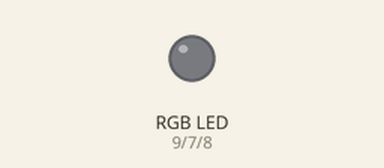
Recording of a sketch running on a simulated Arduino Uno, built with avr-gcc and run on an emulated ATmega328P. Parts: an RGB LED mixed from three pins (HIGH = lit).

Above: at 0.5 s.
At 2.5 s:
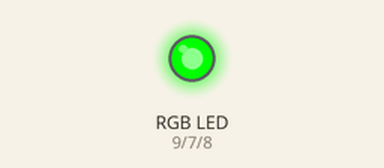
At 3.5 s:
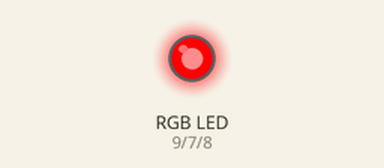
At 4.5 s:
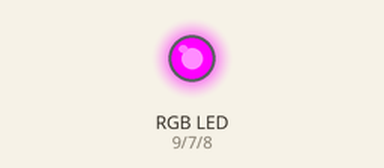
At 6.5 s:
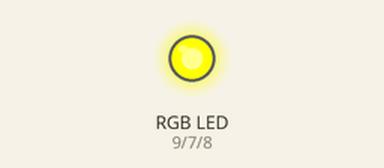
At 9.5 s:
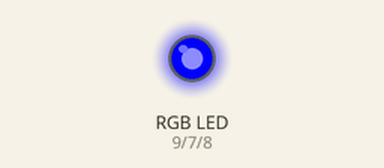
Timing chart, 0 to 10.4 s (numbered marks = the images above):
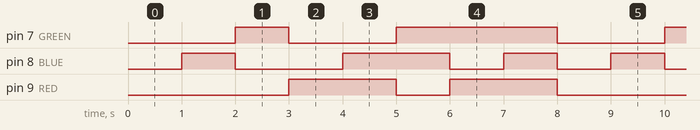

Measured:
- by itself, pin 7 (GREEN): repeats every 8.0 s: LOW 2.0 s, HIGH 3.0 s, LOW 2.0 s, HIGH 1.0 s
- by itself, pin 8 (BLUE): repeats every 8.0 s: LOW 2.0 s, HIGH 2.0 s, 2 × (LOW 1.0 s, HIGH 1.0 s)
- by itself, pin 9 (RED): repeats every 8.0 s: LOW 1.0 s, HIGH 2.0 s, LOW 3.0 s, HIGH 2.0 s

The sketch:

10_rgb.ino
```cpp
const unsigned char RED= 9;

const unsigned char GREEN= 7;

const unsigned char BLUE= 8;

unsigned char contador =0;
const unsigned char RGB[]={RED,GREEN,BLUE};

void setup() {
  // put your setup code here, to run once:
  for(unsigned char i=0; i<sizeof(RGB); i++)

  pinMode(RGB[i],OUTPUT);


}

void leds(unsigned char valor){
  switch(valor){
    case 0:

    digitalWrite(RED,LOW);
    digitalWrite(GREEN,LOW);
    digitalWrite(BLUE,LOW);
    break;

     case 1:

    digitalWrite(RED,LOW);
    digitalWrite(GREEN,LOW);
    digitalWrite(BLUE,HIGH);
    break;

     case 2:

    digitalWrite(RED,LOW);
    digitalWrite(GREEN,HIGH);
    digitalWrite(BLUE,LOW);
    break;

     case 3:

    digitalWrite(RED,HIGH);
    digitalWrite(GREEN,LOW);
    digitalWrite(BLUE,LOW);
    break;

     case 4:

    digitalWrite(RED,HIGH);
    digitalWrite(GREEN,LOW);
    digitalWrite(BLUE,HIGH);
    break;

     case 5:

    digitalWrite(RED,LOW);
    digitalWrite(GREEN,HIGH);
    digitalWrite(BLUE,HIGH);
    break;

     case 6:

    digitalWrite(RED,HIGH);
    digitalWrite(GREEN,HIGH);
    digitalWrite(BLUE,LOW);
    break;

     case 7:

    digitalWrite(RED,HIGH);
    digitalWrite(GREEN,HIGH);
    digitalWrite(BLUE,HIGH);
    break;

    default:
    break;


    }

  }

void loop() {
  // put your main code here, to run repeatedly:
delay(1000);
if(contador==7)
contador =0;

else

contador++;

leds(contador);
}
```
